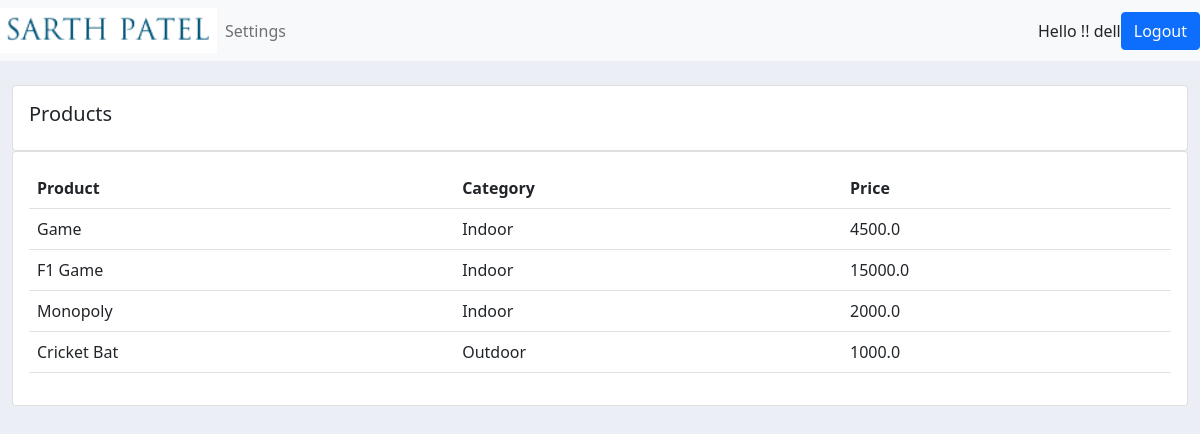
/product/ (signed in), run on the app's committed database.
### accounts/models.py (models this page shows, shortened)
class Product(models.Model):
    CATEGORY = (
        ('Indoor','Indoor'),
        ('Outdoor','Outdoor'),
    )
    name = models.CharField(max_length=200,null=True)
    price = models.FloatField(null=True)
    category = models.CharField(max_length=200,null=True,choices=CATEGORY)
    description = models.CharField(max_length=200,null=True)
    date_created = models.DateTimeField(auto_now_add=True,null=True)
    tags = models.ManyToManyField(Tag)

### accounts/decoraters.py (the view)
        def wrapper_func(request,*args,**kwargs):
            group = None
            if request.user.groups.exists():
                group = request.user.groups.all()[0].name
            if group in allowed_roles:
                return view_func(request,*args,**kwargs)
            else:
                return HttpResponse('You are not allowed to view this page')

### accounts/decoraters.py (called while the page is built)
def allowed_users(allowed_roles=[]):
    def decorater(view_func):
        def wrapper_func(request,*args,**kwargs):
            group = None
            if request.user.groups.exists():
                group = request.user.groups.all()[0].name
            if group in allowed_roles:
                return view_func(request,*args,**kwargs)
            else:
                return HttpResponse('You are not allowed to view this page')
        return wrapper_func
    return decorater

### accounts/views.py (called while the page is built)
@login_required(login_url='/login/')
@allowed_users(allowed_roles=['admin'])
def product(request):
    products = Product.objects.all()
    return render(request,'accounts/products.html',{'products':products})

### accounts/templates/accounts/products.html
{%  extends 'accounts/main.html' %}
{% block content %}
		<br>
		<div class="row">
			<div class="col-md">
				<div class="card card-body">
					<h5>Products</h5>
				</div>
				<div class="card card-body">
					<table class="table">
						<tr>
							<th>Product</th>
							<th>Category</th>
							<th>Price</th>
						</tr>
						{% for i in products %}
						<tr>
							<td>{{i.name}}</td>
							<td>{{i.category}}</td>
							<td>{{i.price}}</td>
						</tr>
						{% endfor %}
					</table>
				</div>
			</div>
		</div>
{% endblock content %}

### accounts/templates/accounts/navbar.html (shortened to what this page needs)
{% load static %}
<nav class="navbar navbar-expand-lg navbar-light bg-light">
 <img src="{% static 'images/op.png' %}">
  <div class="collapse navbar-collapse" id="navbarNav">
    <ul class="navbar-nav">
      {% if request.users.is_staff %}
      <li class="nav-item active">
        <a class="nav-link" href="{% url 'home' %}">Dashboard</a>
      </li>
      <li class="nav-item">
        <a class="nav-link" href="{% url 'products' %}">Products</a>
      </li>
      {% else %}
       <li class="nav-item">
        <a class="nav-link" href="{% url 'account' %}">Settings</a>
      </li>
      {% endif %}
    </ul>
  </div>
  <span id="msg-id">Hello !! {{request.user}}</span>
  <div class="btn-group">
    <a href="{% url 'logout' %}" class="btn btn-primary">Logout</a>
  </div>
</nav>

### static/css/main.css (style rules this page uses)
body { background-color: #ebeff5; }

### data on the page
Product: name "Game", category "Indoor", price "4500.0"
Product: name "F1 Game", category "Indoor", price "15000.0"
Product: name "Monopoly", category "Indoor", price "2000.0"
Product: name "Cricket Bat", category "Outdoor", price "1000.0"

### other printed values
{{ request.user }} "dell"
